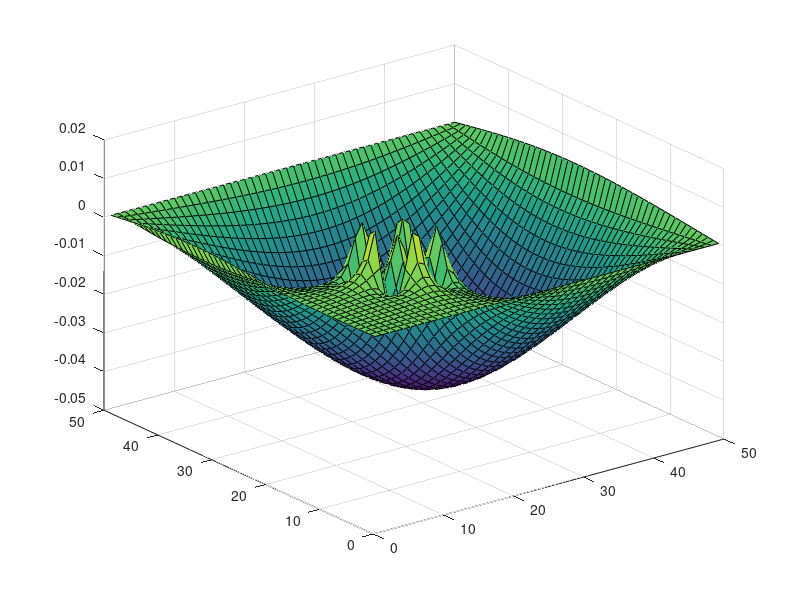
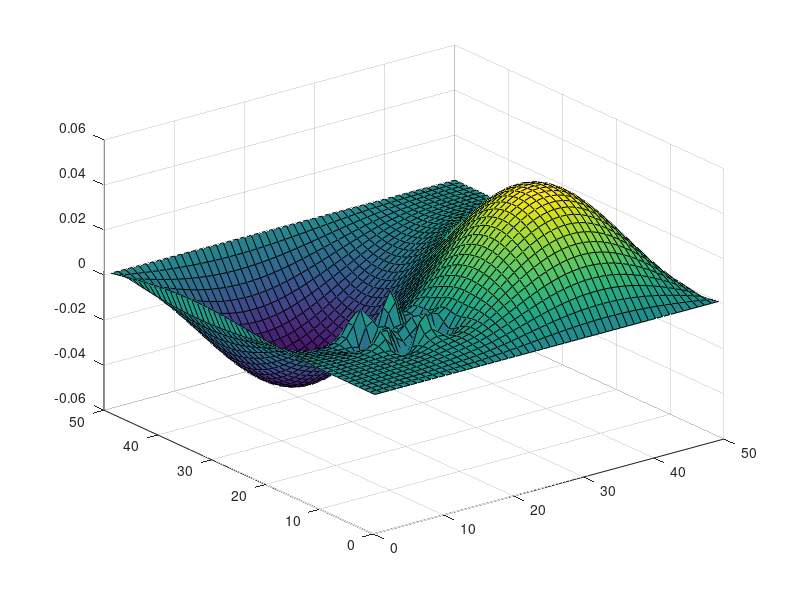
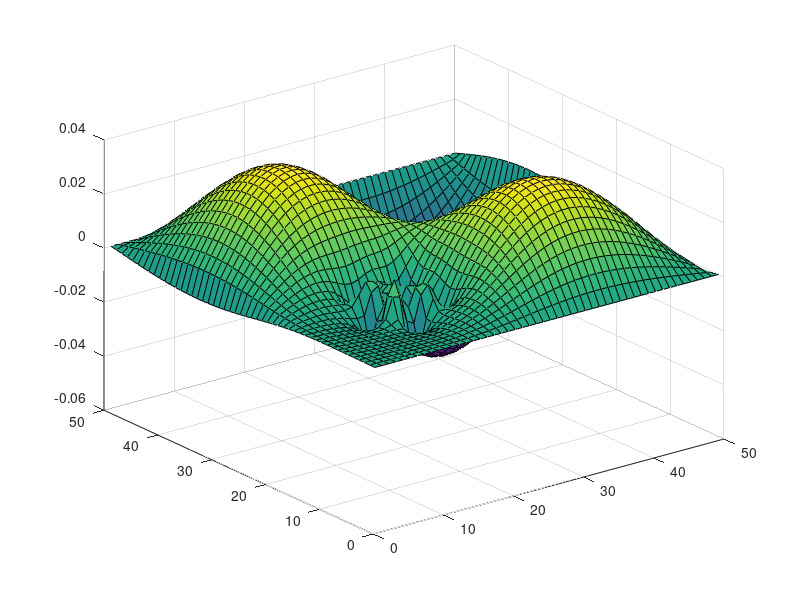
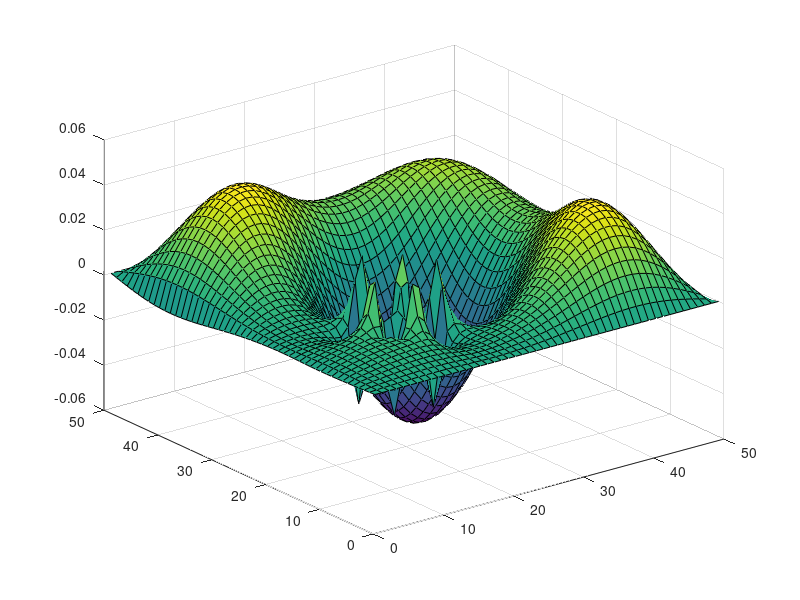

Write MATLAB code to recreate these figures, in order.
nx = 50;
ny = 50;
G = zeros(nx*ny, nx*ny);
for i = 1:nx
    for j = 1:ny
        n = j + (i - 1) * ny;
        nxm = j + (i - 2) * ny;
        nxp = j + i * ny;
        nyp = (j + 1) + (i - 1) * ny;
        nym = (j - 1) + (i - 1) * ny; 
        if i == 1 || i == nx || j == 1 || j == ny
            G(n, n) = 1;
        elseif i > 10 && i < 20 && j > 10 && j < 20
            G(n, n) = -2;
            G(n, nxm) = 1;
            G(n, nxp) = 1;
            G(nyp, n) = 1;
            G(nym, n) = 1;
        else      
            G(n, n) = -4;
            G(n, nxm) = 1;
            G(n, nxp) = 1;
            G(nyp, n) = 1;
            G(nym, n) = 1;
            
        end
    end
end

spy(G)
[E, D] = eigs(G, 9, 'SM');

for solution = 1:9
    i = 1;
    j = 1;
    map = zeros(nx,ny);
    for count = 1:nx*ny
        map(i, j) = E(count, solution);
        if j == 50
            j = 1;
            i = i + 1;
        else
            j = j + 1;
        end
    end
    figure(solution)
    surf(map)
end
